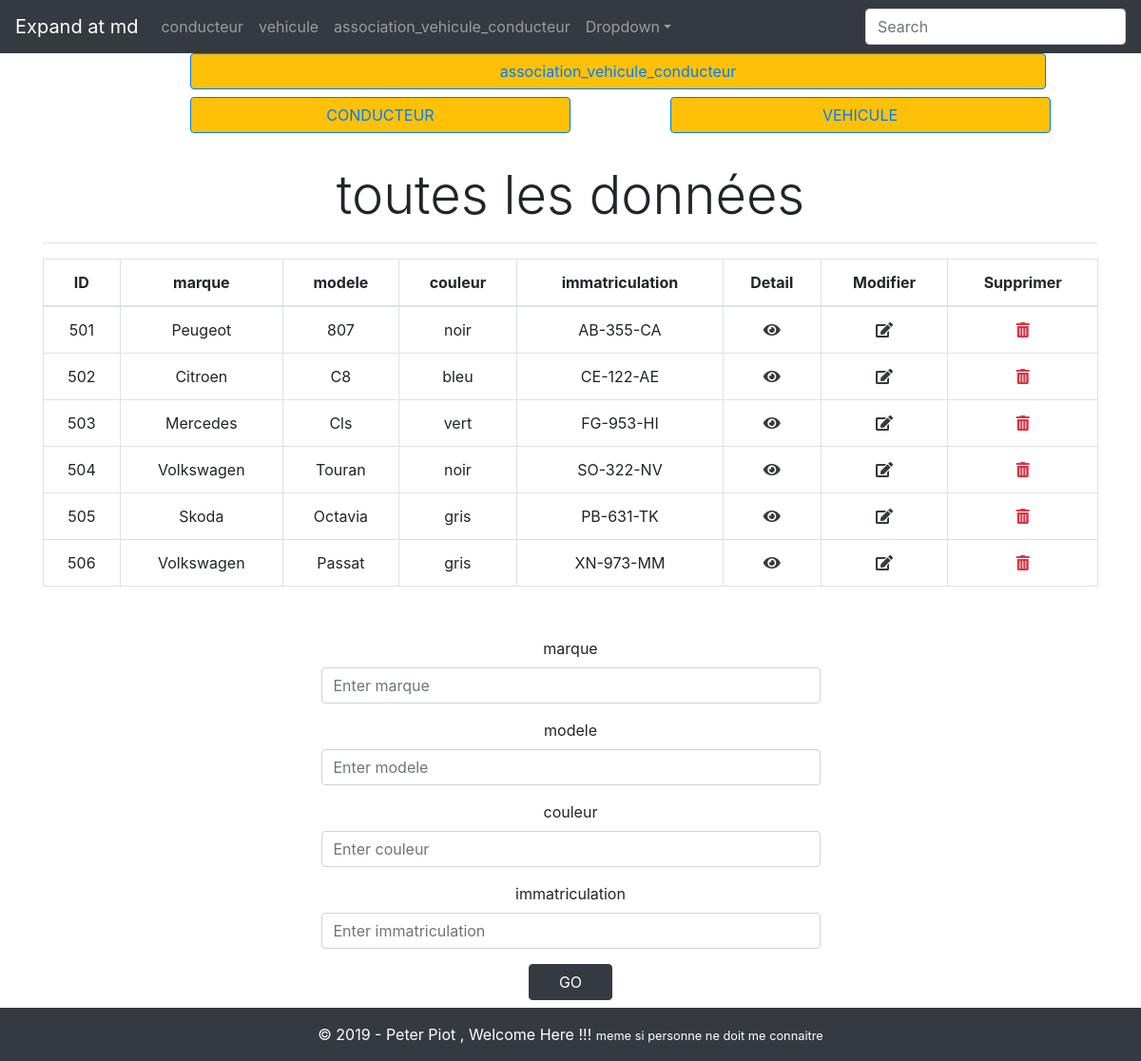
The page /eval/index.php?action=vehicule on the database its author committed.
### tables this page shows
CREATE TABLE `vehicule` (
  `id_vehicule` int(11) NOT NULL,
  `marque` varchar(30) NOT NULL,
  `modele` varchar(30) NOT NULL,
  `couleur` varchar(30) NOT NULL,
  `immatriculation` varchar(30) NOT NULL
);

### eval/controller/controller.php (called while the page is built, shortened)
<?php
class Controller
{
    private $db;
    public function __construct()
    {
        $this->db = new \model\EntityRepository;
    }
    public function handlerRequest()
        {
            $op =isset($_GET['op'])?$_GET['op']:NULL;
            try{
                if($op =='add' || $op =='update')$this->save($op);
                elseif($op =='select') $this->select();
                elseif($op =='delete') $this->delete();
                else $this->selectAll();
            }
                catch(Exception $e){
                    die("probleme dans l'action de l'internaute!");
            }
        }
    public function selectAll(){
            $this->render("layout.php","donnees.php",array(
            "title"=> "toutes les données",
            "donnees" => $this->db->selectAll(),
            'fields'=>$this->db->getFields(),
            'id' => 'id' .ucfirst($this->db->table)
        ));
        }
    public function render($layout, $template,$parameters = array())
        {
            extract($parameters);
            require "view/$template";
            $content = ob_get_clean();
            require "view/$layout";
            return ob_end_flush();
        }
    }
?>

### eval/index.php (called while the page is built, shortened)
<?php
$controller = new controller\Controller;
$controller->handlerRequest();
?>

### eval/Model/EntityRepository.php (called while the page is built, shortened)
<?php
class EntityRepository
{
   private $db;
   public $table;
   public function getDb()
   {
       if(!$this->db)
       {
            try
            {
                    $xml = simplexml_load_file('app/config.xml');
                   if(isset($_GET['action']) && $_GET['action'] =="conducteur")
                  { $this->table = $xml->table; }
                  elseif(isset($_GET['action']) && $_GET['action']=="vehicule")
                  { $this->table = $xml->table2; }
               elseif(isset($_GET['action']) && $_GET['action']=="association_vehicule_conducteur")
                  { $this->table = $xml->table3; }
               else{ $this->table = $xml->table; }
                    try
                    {
                        $this->db=new \PDO("mysql:dbname=".$xml->db.";host=".$xml->host,$xml->user,$xml->password,array(\PDO::ATTR_ERRMODE => \PDO::ERRMODE_EXCEPTION));
                    }
                    catch(\PDOExeception $e)
                    {
                        die("probleme de connexion BDD !!");
                    }
            }
            catch(\PDOExeception $e)
            {
                die("Probleme, fichier XML manquant !");
            }
       }
   return $this->db;
   }
   public function selectAll()
   {
       $q = $this->getDb()->query("SELECT * FROM " . $this->table);
       $r=$q->fetchAll(\PDO::FETCH_ASSOC);
       return $r;
   }
   public function getFields()
   {
       $q =$this-> getDb()->query("DESC ".$this->table);
       $r=$q->fetchAll(\PDO::FETCH_ASSOC);
       return array_splice($r,1);
   }
}

### eval/view/donnees.php (the view, shortened to what this page needs)
<table class="table table-bordered text-center">
<thead>
    <tr>
    <th>ID</th>
        <?php foreach($fields as $value): ?>
            <th><?=$value['Field']?></th>
        <?php endforeach;?>
        <th>Detail</th>
        <th>Modifier</th>
        <th>Supprimer</th>
    </tr>
</thead>
<tbody>
<?php foreach($donnees as $value): ?>
<tr>
    <td><?=implode('</td><td>',$value)?></td>
<?php  if(isset($_GET['action'])&&$_GET['action']=='association_vehicule_conducteur'):                       ?>
            <td><a href="?action=vehicule&op=select&id=<?=$value["id_association"]?>" class="text-dark"><i class="fas fa-eye"></i></a></td>
            <td><a href="?action=vehicule&op=update&id=<?=$value["id_association"]?>" class="text-dark"><i class="fas fa-edit"></i></a></td>
            <td><a href="?action=vehicule&op=delete&id=<?=$value["id_association"]?>" class="text-danger" onclick="return(confirm('En êtes vous certain?'))"><i class="fas fa-trash-alt"></i></a></td>
<?php   elseif(isset($_GET['action'])&&$_GET['action']=='vehicule'):                       ?>
            <td><a href="?action=vehicule&op=select&id=<?=$value["id_vehicule"]?>" class="text-dark"><i class="fas fa-eye"></i></a></td>
            <td><a href="?action=vehicule&op=update&id=<?=$value["id_vehicule"]?>" class="text-dark"><i class="fas fa-edit"></i></a></td>
            <td><a href="?action=vehicule&op=delete&id=<?=$value["id_vehicule"]?>" class="text-danger" onclick="return(confirm('En êtes vous certain?'))"><i class="fas fa-trash-alt"></i></a></td>
<?php   endif;                       ?>
</tr>
<?php endforeach;?>
</tbody>
</table>
<pre> <?php// print_r($values)?></pre>
<?php  if(isset($_GET['action'])&&$_GET['action']=='vehicule'|| isset($_GET['action'])&&$_GET['action']=='conducteur'):                       ?>
<form action="" method="post" class="col-md-6 offset-md-3 text-center">
    <?php foreach($fields as $value):?>
        <div class="form-group">
            <label for="<?=$value['Field']?>"><?=$value['Field']?></label>
            <input type="text" class="form-control" id="<?=$value['Field']?>"name="<?=$value['Field']?>"placeholder="Enter <?=$value['Field']?>">
        </div>
    <?php endforeach;?>
    <button type="submit" class="col-md-2 btn btn-dark mb-2">GO</button>
</form>
<?php   endif;                       ?>

### eval/view/layout.php (shortened to what this page needs)
<?php
extract($_GET);
extract($_POST);
?>
<!doctype html>
<html lang="fr">
  <head>
    <link rel="stylesheet" href="https://stackpath.bootstrapcdn.com/bootstrap/4.3.1/css/bootstrap.min.css">
<link rel="stylesheet" href="https://use.fontawesome.com/releases/v5.8.2/css/all.css">
  </head>
  <body>
    <nav class="navbar navbar-expand-md navbar-dark bg-dark">
    <a class="navbar-brand" href="#">Expand at md</a>
    <div class="collapse navbar-collapse" id="navbarsExample04">
        <ul class="navbar-nav mr-auto">
        <li class="nav-item ">
            <a class="nav-link" href="?action=conducteur">conducteur <span class="sr-only">(current)</span></a>
        </li>
        <li class="nav-item">
            <a class="nav-link" href="?action=vehicule">vehicule</a>
        </li>
        <li class="nav-item">
            <a class="nav-link" href="?action=association_vehicule_conducteur">association_vehicule_conducteur</a>
        </li>
        <li class="nav-item dropdown">
            <a class="nav-link dropdown-toggle" href="#" id="dropdown04" data-toggle="dropdown" aria-haspopup="true" aria-expanded="false">Dropdown</a>
        </li>
        </ul>
        <form class="form-inline my-2 my-md-0">
        <input class="form-control" type="text" placeholder="Search">
        </form>
    </div>
    </nav>
<div><a type="submit"class="col-md-9 offset-md-2 btn btn-outline-primary  btn-large btn-warning mb-2" href="?action=association_vehicule_conducteur">association_vehicule_conducteur</a></div>
<a href="?action=conducteur"class="col-md-4 offset-md-2 btn btn-outline-primary btn-large btn-warning mb-2"type="submit">CONDUCTEUR</a>
<a href="?action=vehicule"class="col-md-4 offset-md-1 btn btn-outline-primary btn-large btn-warning mb-2"type="submit">VEHICULE</a>
    <section class="container">
        <h1 class="display-4 text-center mt-4"><?= $title ?></h1><hr>
        <?= $content ?>
    </section>
    <footer class="bg-dark text-center text-white p-3">
        &copy; 2019 - Peter Piot , Welcome Here !!! <small>meme si personne ne doit me connaitre</small>
    </footer>
  </body>
</html>

### rows shown on the page
vehicule: value "501 Peugeot 807 noir AB-355-CA"
vehicule: value "502 Citroen C8 bleu CE-122-AE"
vehicule: value "503 Mercedes Cls vert FG-953-HI"
vehicule: value "504 Volkswagen Touran noir SO-322-NV"
vehicule: value "505 Skoda Octavia gris PB-631-TK"
vehicule: value "506 Volkswagen Passat gris XN-973-MM"

### other values the page prints
$title "toutes les données"
$value['Field'] "marque"
$value['Field'] "modele"
$value['Field'] "couleur"
$value['Field'] "immatriculation"
